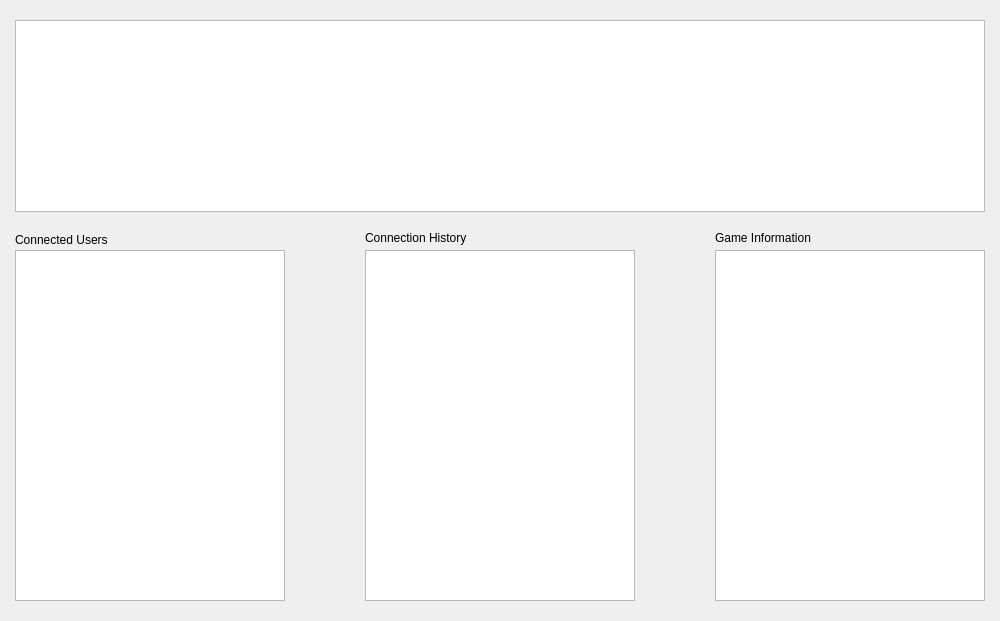
<?xml version="1.0" encoding="UTF-8"?>
<ui version="4.0">
 <class>MainForm</class>
 <widget class="QDialog" name="MainForm">
  <property name="geometry">
   <rect>
    <x>0</x>
    <y>0</y>
    <width>1000</width>
    <height>621</height>
   </rect>
  </property>
  <property name="windowTitle">
   <string>Dialog</string>
  </property>
  <widget class="QGraphicsView" name="titleGraphic">
   <property name="geometry">
    <rect>
     <x>15</x>
     <y>20</y>
     <width>970</width>
     <height>192</height>
    </rect>
   </property>
  </widget>
  <widget class="QLabel" name="connectedUsersLbl">
   <property name="geometry">
    <rect>
     <x>15</x>
     <y>230</y>
     <width>151</width>
     <height>20</height>
    </rect>
   </property>
   <property name="text">
    <string>Connected Users</string>
   </property>
  </widget>
  <widget class="QLabel" name="connectionHistoryLbl">
   <property name="geometry">
    <rect>
     <x>365</x>
     <y>230</y>
     <width>231</width>
     <height>16</height>
    </rect>
   </property>
   <property name="text">
    <string>Connection History</string>
   </property>
  </widget>
  <widget class="QTableView" name="connectedUsersTable">
   <property name="geometry">
    <rect>
     <x>15</x>
     <y>250</y>
     <width>270</width>
     <height>351</height>
    </rect>
   </property>
  </widget>
  <widget class="QTextBrowser" name="connectionHistoryTxbrwsr">
   <property name="geometry">
    <rect>
     <x>365</x>
     <y>250</y>
     <width>270</width>
     <height>351</height>
    </rect>
   </property>
  </widget>
  <widget class="QLabel" name="gameInfoLbl">
   <property name="geometry">
    <rect>
     <x>715</x>
     <y>230</y>
     <width>231</width>
     <height>16</height>
    </rect>
   </property>
   <property name="text">
    <string>Game Information</string>
   </property>
  </widget>
  <widget class="QTextBrowser" name="gameInfoTxbrwsr">
   <property name="geometry">
    <rect>
     <x>715</x>
     <y>250</y>
     <width>270</width>
     <height>351</height>
    </rect>
   </property>
  </widget>
  <zorder>titleGraphic</zorder>
  <zorder>connectedUsersLbl</zorder>
  <zorder>connectionHistoryLbl</zorder>
  <zorder>connectionHistoryTxbrwsr</zorder>
  <zorder>connectedUsersTable</zorder>
  <zorder>gameInfoLbl</zorder>
  <zorder>gameInfoTxbrwsr</zorder>
 </widget>
 <resources/>
 <connections/>
</ui>
